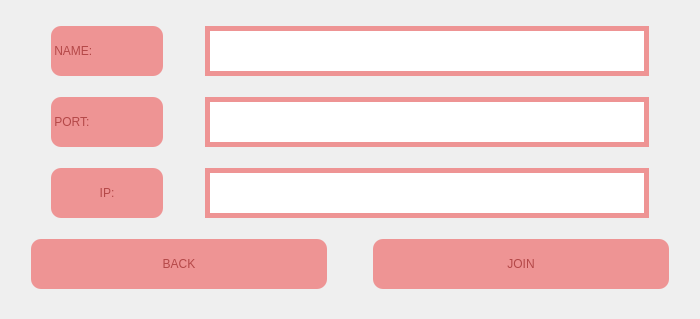
<?xml version="1.0" encoding="UTF-8"?>
<ui version="4.0">
 <class>Join</class>
 <widget class="QDialog" name="Join">
  <property name="geometry">
   <rect>
    <x>0</x>
    <y>0</y>
    <width>700</width>
    <height>319</height>
   </rect>
  </property>
  <property name="minimumSize">
   <size>
    <width>700</width>
    <height>300</height>
   </size>
  </property>
  <property name="maximumSize">
   <size>
    <width>1000</width>
    <height>500</height>
   </size>
  </property>
  <property name="windowTitle">
   <string>MATFWars</string>
  </property>
  <property name="styleSheet">
   <string notr="true">#Join{
	border-image: url(:/background/background2.jpg);
}</string>
  </property>
  <layout class="QVBoxLayout" name="verticalLayout">
   <item>
    <layout class="QHBoxLayout" name="horizontalLayout">
     <item>
      <spacer name="horizontalSpacer">
       <property name="orientation">
        <enum>Qt::Horizontal</enum>
       </property>
       <property name="sizeType">
        <enum>QSizePolicy::Fixed</enum>
       </property>
       <property name="sizeHint" stdset="0">
        <size>
         <width>40</width>
         <height>20</height>
        </size>
       </property>
      </spacer>
     </item>
     <item>
      <widget class="QLabel" name="name_label">
       <property name="minimumSize">
        <size>
         <width>112</width>
         <height>50</height>
        </size>
       </property>
       <property name="maximumSize">
        <size>
         <width>112</width>
         <height>50</height>
        </size>
       </property>
       <property name="styleSheet">
        <string notr="true">border-radius:10px;
font: 600 20pt &quot;URW Bookman&quot;;
color:rgb(180, 72, 72);
background-color:rgb(238, 148, 148);</string>
       </property>
       <property name="text">
        <string> NAME: </string>
       </property>
      </widget>
     </item>
     <item>
      <spacer name="horizontalSpacer_2">
       <property name="orientation">
        <enum>Qt::Horizontal</enum>
       </property>
       <property name="sizeType">
        <enum>QSizePolicy::Fixed</enum>
       </property>
       <property name="sizeHint" stdset="0">
        <size>
         <width>36</width>
         <height>20</height>
        </size>
       </property>
      </spacer>
     </item>
     <item>
      <widget class="QLineEdit" name="name_lineEdit">
       <property name="minimumSize">
        <size>
         <width>30</width>
         <height>50</height>
        </size>
       </property>
       <property name="styleSheet">
        <string notr="true">border:5px solid;
border-color: rgb(238, 148, 148);
</string>
       </property>
      </widget>
     </item>
     <item>
      <spacer name="horizontalSpacer_3">
       <property name="orientation">
        <enum>Qt::Horizontal</enum>
       </property>
       <property name="sizeType">
        <enum>QSizePolicy::Fixed</enum>
       </property>
       <property name="sizeHint" stdset="0">
        <size>
         <width>40</width>
         <height>20</height>
        </size>
       </property>
      </spacer>
     </item>
    </layout>
   </item>
   <item>
    <layout class="QHBoxLayout" name="horizontalLayout_2">
     <item>
      <spacer name="horizontalSpacer_4">
       <property name="orientation">
        <enum>Qt::Horizontal</enum>
       </property>
       <property name="sizeType">
        <enum>QSizePolicy::Fixed</enum>
       </property>
       <property name="sizeHint" stdset="0">
        <size>
         <width>40</width>
         <height>20</height>
        </size>
       </property>
      </spacer>
     </item>
     <item>
      <widget class="QLabel" name="port_label">
       <property name="minimumSize">
        <size>
         <width>112</width>
         <height>50</height>
        </size>
       </property>
       <property name="maximumSize">
        <size>
         <width>112</width>
         <height>50</height>
        </size>
       </property>
       <property name="styleSheet">
        <string notr="true">border-radius:10px;
font: 600 20pt &quot;URW Bookman&quot;;
color:rgb(180, 72, 72);
background-color:rgb(238, 148, 148);</string>
       </property>
       <property name="text">
        <string> PORT: </string>
       </property>
      </widget>
     </item>
     <item>
      <spacer name="horizontalSpacer_5">
       <property name="orientation">
        <enum>Qt::Horizontal</enum>
       </property>
       <property name="sizeType">
        <enum>QSizePolicy::Fixed</enum>
       </property>
       <property name="sizeHint" stdset="0">
        <size>
         <width>36</width>
         <height>20</height>
        </size>
       </property>
      </spacer>
     </item>
     <item>
      <widget class="QLineEdit" name="port_lineEdit">
       <property name="minimumSize">
        <size>
         <width>30</width>
         <height>50</height>
        </size>
       </property>
       <property name="styleSheet">
        <string notr="true">border:5px solid;
border-color: rgb(238, 148, 148);
</string>
       </property>
      </widget>
     </item>
     <item>
      <spacer name="horizontalSpacer_6">
       <property name="orientation">
        <enum>Qt::Horizontal</enum>
       </property>
       <property name="sizeType">
        <enum>QSizePolicy::Fixed</enum>
       </property>
       <property name="sizeHint" stdset="0">
        <size>
         <width>40</width>
         <height>20</height>
        </size>
       </property>
      </spacer>
     </item>
    </layout>
   </item>
   <item>
    <layout class="QHBoxLayout" name="horizontalLayout_3">
     <item>
      <spacer name="horizontalSpacer_7">
       <property name="orientation">
        <enum>Qt::Horizontal</enum>
       </property>
       <property name="sizeType">
        <enum>QSizePolicy::Fixed</enum>
       </property>
       <property name="sizeHint" stdset="0">
        <size>
         <width>40</width>
         <height>20</height>
        </size>
       </property>
      </spacer>
     </item>
     <item>
      <widget class="QLabel" name="ip_label">
       <property name="minimumSize">
        <size>
         <width>112</width>
         <height>50</height>
        </size>
       </property>
       <property name="maximumSize">
        <size>
         <width>112</width>
         <height>50</height>
        </size>
       </property>
       <property name="styleSheet">
        <string notr="true">border-radius:10px;
font: 600 20pt &quot;URW Bookman&quot;;
color:rgb(180, 72, 72);
background-color:rgb(238, 148, 148);
</string>
       </property>
       <property name="text">
        <string> IP: </string>
       </property>
       <property name="alignment">
        <set>Qt::AlignCenter</set>
       </property>
      </widget>
     </item>
     <item>
      <spacer name="horizontalSpacer_8">
       <property name="orientation">
        <enum>Qt::Horizontal</enum>
       </property>
       <property name="sizeType">
        <enum>QSizePolicy::Fixed</enum>
       </property>
       <property name="sizeHint" stdset="0">
        <size>
         <width>36</width>
         <height>20</height>
        </size>
       </property>
      </spacer>
     </item>
     <item>
      <widget class="QLineEdit" name="ip_lineEdit">
       <property name="minimumSize">
        <size>
         <width>30</width>
         <height>50</height>
        </size>
       </property>
       <property name="styleSheet">
        <string notr="true">border:5px solid;
border-color: rgb(238, 148, 148);</string>
       </property>
      </widget>
     </item>
     <item>
      <spacer name="horizontalSpacer_9">
       <property name="orientation">
        <enum>Qt::Horizontal</enum>
       </property>
       <property name="sizeType">
        <enum>QSizePolicy::Fixed</enum>
       </property>
       <property name="sizeHint" stdset="0">
        <size>
         <width>40</width>
         <height>20</height>
        </size>
       </property>
      </spacer>
     </item>
    </layout>
   </item>
   <item>
    <layout class="QHBoxLayout" name="horizontalLayout_4">
     <item>
      <spacer name="horizontalSpacer_10">
       <property name="orientation">
        <enum>Qt::Horizontal</enum>
       </property>
       <property name="sizeType">
        <enum>QSizePolicy::Fixed</enum>
       </property>
       <property name="sizeHint" stdset="0">
        <size>
         <width>20</width>
         <height>20</height>
        </size>
       </property>
      </spacer>
     </item>
     <item>
      <widget class="QPushButton" name="back_pop2_button">
       <property name="sizePolicy">
        <sizepolicy hsizetype="Expanding" vsizetype="Expanding">
         <horstretch>3</horstretch>
         <verstretch>3</verstretch>
        </sizepolicy>
       </property>
       <property name="minimumSize">
        <size>
         <width>30</width>
         <height>50</height>
        </size>
       </property>
       <property name="maximumSize">
        <size>
         <width>300</width>
         <height>50</height>
        </size>
       </property>
       <property name="styleSheet">
        <string notr="true">color:rgb(180, 72, 72);
font: 600 25pt &quot;URW Bookman&quot;;
background-color: rgb(238, 148, 148);
border-radius:10px;</string>
       </property>
       <property name="text">
        <string>BACK</string>
       </property>
      </widget>
     </item>
     <item>
      <spacer name="horizontalSpacer_11">
       <property name="orientation">
        <enum>Qt::Horizontal</enum>
       </property>
       <property name="sizeType">
        <enum>QSizePolicy::Fixed</enum>
       </property>
       <property name="sizeHint" stdset="0">
        <size>
         <width>40</width>
         <height>20</height>
        </size>
       </property>
      </spacer>
     </item>
     <item>
      <widget class="QPushButton" name="join_pop2_button">
       <property name="sizePolicy">
        <sizepolicy hsizetype="Expanding" vsizetype="Expanding">
         <horstretch>3</horstretch>
         <verstretch>3</verstretch>
        </sizepolicy>
       </property>
       <property name="minimumSize">
        <size>
         <width>30</width>
         <height>50</height>
        </size>
       </property>
       <property name="maximumSize">
        <size>
         <width>300</width>
         <height>50</height>
        </size>
       </property>
       <property name="styleSheet">
        <string notr="true">color:rgb(180, 72, 72);
font: 600 25pt &quot;URW Bookman&quot;;
background-color: rgb(238, 148, 148);
border-radius:10px;</string>
       </property>
       <property name="text">
        <string>JOIN</string>
       </property>
      </widget>
     </item>
     <item>
      <spacer name="horizontalSpacer_12">
       <property name="orientation">
        <enum>Qt::Horizontal</enum>
       </property>
       <property name="sizeType">
        <enum>QSizePolicy::Fixed</enum>
       </property>
       <property name="sizeHint" stdset="0">
        <size>
         <width>20</width>
         <height>20</height>
        </size>
       </property>
      </spacer>
     </item>
    </layout>
   </item>
  </layout>
 </widget>
 <resources/>
 <connections/>
</ui>
